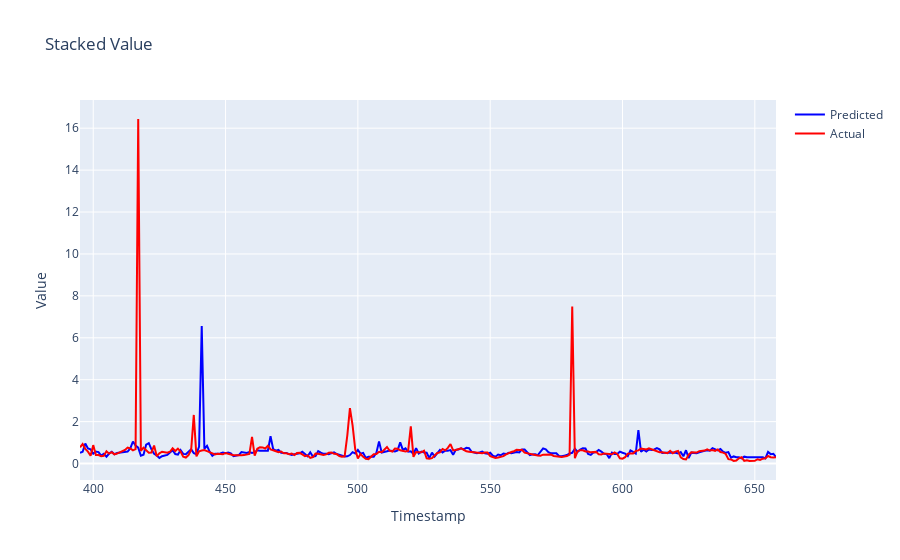

Write notebook code for a chart like this one.
### Markdown cell above
## <a id='toc1_7_'></a>[ Running the final function and producing results](#toc0_)

### Code cell
y_pred, y_val=generate_stacked_predictions(best_models, unique_id, predicted_df_final, original_values_df)
# Save predictions to npz file
np.savez('test/original1.npz', y_val=y_val)
np.savez('test/stacked_results.npz', y_pred=y_pred)

### Figure 1 — Plotly figure (JSON) as saved in the notebook; plotly's stock layout.template omitted (floating-point values rounded to 4 significant figures; data arrays with more than 128 entries replaced by an {"elided": "..."} marker saying what was removed)
{"data": [{"line": {"color": "blue"}, "mode": "lines", "name": "Predicted", "type": "scatter", "x": {"elided": "264 int values"}, "y": {"elided": "264 float values"}}, {"line": {"color": "red"}, "mode": "lines", "name": "Actual", "type": "scatter", "x": {"elided": "264 int values"}, "y": {"elided": "264 float values"}}], "layout": {"title": {"text": "Stacked Value"}, "xaxis": {"title": {"text": "Timestamp"}}, "yaxis": {"title": {"text": "Value"}}}}
